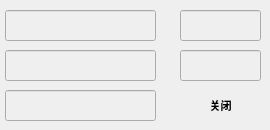
         <widget class="QWidget" name="tab">
          <attribute name="icon">
           <iconset resource="OCRdemo.qrc">
            <normaloff>:/PIC/Resources/PICs/A2.png</normaloff>:/PIC/Resources/PICs/A2.png</iconset>
          </attribute>
          <attribute name="title">
           <string>自定义检测模式</string>
          </attribute>
          <widget class="QLineEdit" name="lineEdit_13">
           <property name="enabled">
            <bool>false</bool>
           </property>
           <property name="geometry">
            <rect>
             <x>5</x>
             <y>10</y>
             <width>151</width>
             <height>31</height>
            </rect>
           </property>
           <property name="font">
            <font>
             <family>微软雅黑</family>
             <pointsize>12</pointsize>
             <bold>true</bold>
            </font>
           </property>
           <property name="styleSheet">
            <string notr="true"/>
           </property>
           <property name="text">
            <string/>
           </property>
          </widget>
          <widget class="QLineEdit" name="lineEdit_14">
           <property name="enabled">
            <bool>false</bool>
           </property>
           <property name="geometry">
            <rect>
             <x>5</x>
             <y>50</y>
             <width>151</width>
             <height>31</height>
            </rect>
           </property>
           <property name="font">
            <font>
             <family>微软雅黑</family>
             <pointsize>12</pointsize>
             <bold>true</bold>
            </font>
           </property>
           <property name="styleSheet">
            <string notr="true"/>
           </property>
           <property name="text">
            <string/>
           </property>
          </widget>
          <widget class="QLineEdit" name="lineEdit_16">
           <property name="enabled">
            <bool>false</bool>
           </property>
           <property name="geometry">
            <rect>
             <x>5</x>
             <y>90</y>
             <width>151</width>
             <height>31</height>
            </rect>
           </property>
           <property name="font">
            <font>
             <family>微软雅黑</family>
             <pointsize>12</pointsize>
             <bold>true</bold>
            </font>
           </property>
           <property name="styleSheet">
            <string notr="true"/>
           </property>
           <property name="text">
            <string/>
           </property>
          </widget>
          <widget class="QLineEdit" name="lineEdit_17">
           <property name="enabled">
            <bool>false</bool>
           </property>
           <property name="geometry">
            <rect>
             <x>180</x>
             <y>10</y>
             <width>81</width>
             <height>31</height>
            </rect>
           </property>
           <property name="font">
            <font>
             <family>微软雅黑</family>
             <pointsize>12</pointsize>
             <bold>true</bold>
            </font>
           </property>
           <property name="styleSheet">
            <string notr="true"/>
           </property>
           <property name="text">
            <string/>
           </property>
          </widget>
          <widget class="QLineEdit" name="lineEdit_18">
           <property name="enabled">
            <bool>false</bool>
           </property>
           <property name="geometry">
            <rect>
             <x>180</x>
             <y>50</y>
             <width>81</width>
             <height>31</height>
            </rect>
           </property>
           <property name="font">
            <font>
             <family>微软雅黑</family>
             <pointsize>12</pointsize>
             <bold>true</bold>
            </font>
           </property>
           <property name="styleSheet">
            <string notr="true"/>
           </property>
           <property name="text">
            <string/>
           </property>
          </widget>
          <widget class="QToolButton" name="zdybutton">
           <property name="geometry">
            <rect>
             <x>180</x>
             <y>90</y>
             <width>81</width>
             <height>31</height>
            </rect>
           </property>
           <property name="font">
            <font>
             <family>微软雅黑</family>
             <pointsize>8</pointsize>
             <bold>true</bold>
            </font>
           </property>
           <property name="styleSheet">
            <string notr="true"> QToolButton {
        opacity: 1;
 		border: none;
}
/* 按下状态 */
QToolButton:pressed {
   background-color: #546E7A; /* 深石板灰 */
    background-image: none;
    padding-top: 12px;
    padding-bottom: 8px;
    border: 1px solid #37474F; /* 深色边框模拟阴影 */
}
</string>
           </property>
           <property name="text">
            <string>关闭</string>
           </property>
           <property name="iconSize">
            <size>
             <width>31</width>
             <height>31</height>
            </size>
           </property>
           <property name="popupMode">
            <enum>QToolButton::ToolButtonPopupMode::DelayedPopup</enum>
           </property>
           <property name="toolButtonStyle">
            <enum>Qt::ToolButtonStyle::ToolButtonTextBesideIcon</enum>
           </property>
          </widget>
         </widget>
